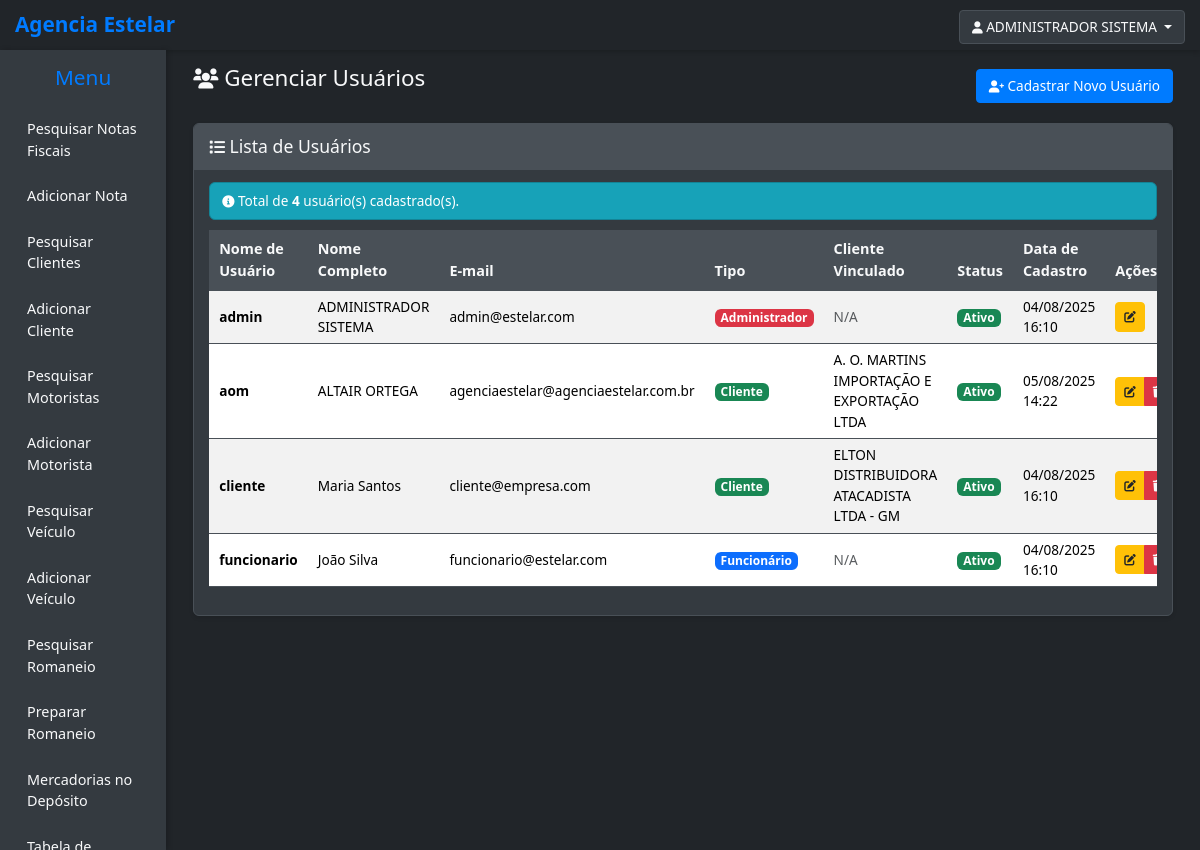
The page /notas/usuarios/ (signed in) on the database as committed earlier.
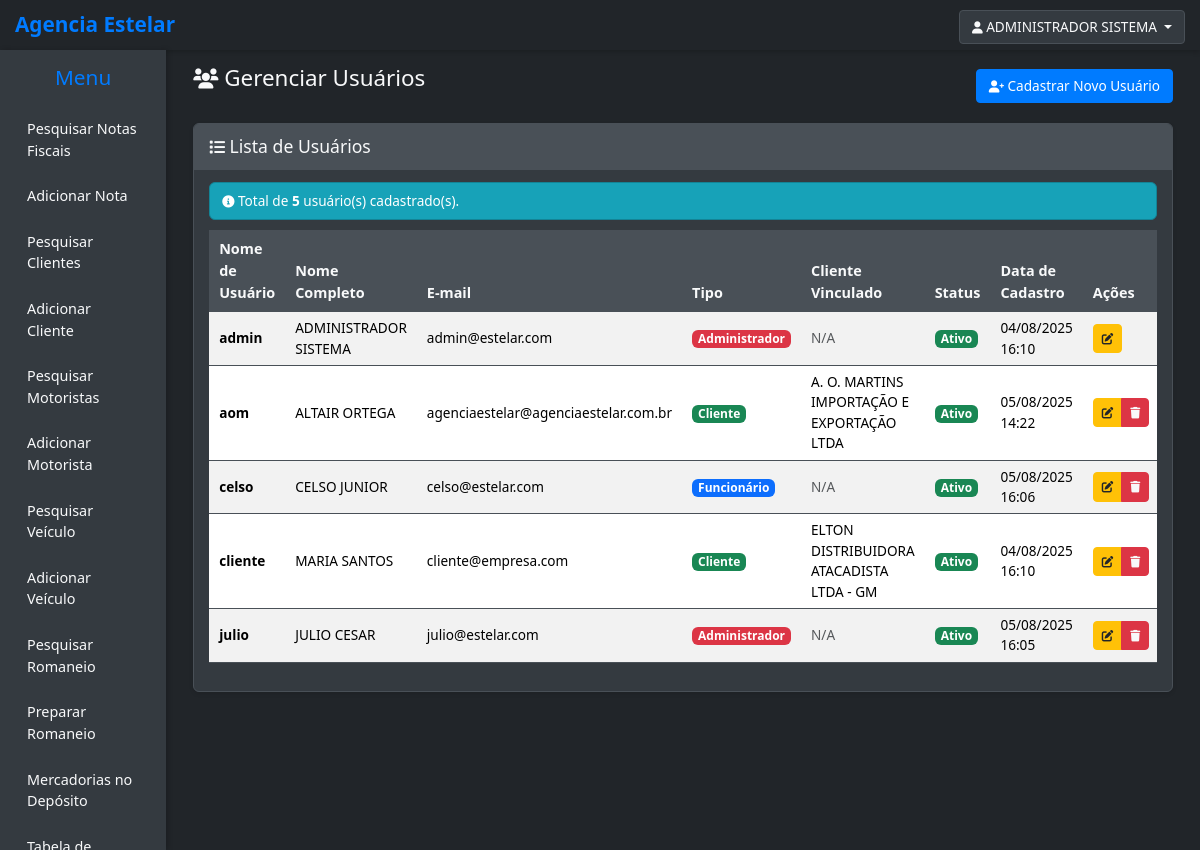
The same page on the database as committed later.
### notas/models.py (models this page shows, shortened)
class UpperCaseMixin:
    def save(self, *args, **kwargs):
        uppercase_fields = [
            'razao_social', 'nome_fantasia', 'inscricao_estadual', 'endereco',
            'complemento', 'bairro', 'cidade',
            'nome', 'codigo_seguranca', 'endereco', 'complemento', 'bairro', 'cidade',
            'numero_consulta',
            'fornecedor', 'mercadoria',
            'marca', 'modelo', 'cidade',
            'proprietario_nome_razao_social', 'proprietario_rg_ie', 'proprietario_endereco',
            'proprietario_bairro', 'proprietario_cidade',
            'first_name', 'last_name',
            'numero_consulta', 'gerenciadora',
        ]
        for field_name in uppercase_fields:
            if hasattr(self, field_name) and getattr(self, field_name):
                current_value = getattr(self, field_name)
                if isinstance(current_value, str):
                    setattr(self, field_name, current_value.upper())
        super().save(*args, **kwargs)

class Usuario(UpperCaseMixin, AbstractUser):
    TIPO_USUARIO_CHOICES = [
        ('admin', 'Administrador'),
        ('funcionario', 'Funcionário'),
        ('cliente', 'Cliente'),
    ]
    tipo_usuario = models.CharField(
        max_length=20,
        choices=TIPO_USUARIO_CHOICES,
        default='funcionario',
        verbose_name="Tipo de Usuário"
    )
    cliente = models.ForeignKey(
        Cliente,
        on_delete=models.CASCADE,
        null=True,
        blank=True,
        verbose_name="Cliente Vinculado"
    )
    telefone = models.CharField(max_length=20, blank=True, verbose_name="Telefone")
    ultimo_acesso = models.DateTimeField(null=True, blank=True, verbose_name="Último Acesso")
    REQUIRED_FIELDS = ['email', 'first_name', 'last_name']
    USERNAME_FIELD = 'username'
    is_authenticated = True
    is_anonymous = False
    objects = UsuarioManager()
    class Meta:
        verbose_name = "Usuário"
        verbose_name_plural = "Usuários"
        ordering = ['username']
    def get_full_name(self):
        return f"{self.first_name} {self.last_name}".strip()
    @property
    def is_admin(self):
        return self.tipo_usuario == 'admin'
    @property
    def is_cliente(self):
        return self.tipo_usuario == 'cliente'
    def can_access_funcionalidades(self):
        return self.is_admin or self.is_funcionario

class Cliente(UpperCaseMixin, models.Model):
    razao_social = models.CharField(max_length=255, unique=True, verbose_name="Razão Social") # Adicionado unique=True
    cnpj = models.CharField(max_length=18, unique=True, blank=True, null=True, verbose_name="CNPJ")
    nome_fantasia = models.CharField(max_length=255, blank=True, null=True, verbose_name="Nome Fantasia")
    inscricao_estadual = models.CharField(max_length=20, blank=True, null=True, verbose_name="Inscrição Estadual")
    endereco = models.CharField(max_length=255, blank=True, null=True, verbose_name="Endereço")
    numero = models.CharField(max_length=10, blank=True, null=True, verbose_name="Número")
    complemento = models.CharField(max_length=255, blank=True, null=True, verbose_name="Complemento")
    bairro = models.CharField(max_length=100, blank=True, null=True, verbose_name="Bairro")
    cidade = models.CharField(max_length=100, blank=True, null=True, verbose_name="Cidade")
    estado = models.CharField(max_length=2, blank=True, null=True, verbose_name="Estado (UF)")
    cep = models.CharField(max_length=9, blank=True, null=True, verbose_name="CEP")
    telefone = models.CharField(max_length=20, blank=True, null=True, verbose_name="Telefone")
    email = models.EmailField(blank=True, null=True, verbose_name="Email")
    STATUS_CHOICES = [
        ('Ativo', 'Ativo'),
        ('Inativo', 'Inativo'),
    ]
    status = models.CharField(max_length=10, choices=STATUS_CHOICES, default='Ativo', verbose_name="Status")
    class Meta:
        verbose_name = "Cliente"
        verbose_name_plural = "Clientes"
        ordering = ['razao_social']

### notas/views.py (the view)
# urls.py: path('usuarios/', views.listar_usuarios, name='listar_usuarios'),
@login_required
@user_passes_test(is_admin)
def listar_usuarios(request):
    usuarios = Usuario.objects.all().order_by('username')
    return render(request, 'notas/auth/listar_usuarios.html', {'usuarios': usuarios})

### notas/templates/notas/auth/listar_usuarios.html (shortened to what this page needs)
{% extends 'base.html' %}
{% load static %}
{% block content %}
<div class="container-fluid">
    <div class="row">
        <div class="col-12">
            <div class="d-flex justify-content-between align-items-center mb-4">
                <h2><i class="fas fa-users"></i> Gerenciar Usuários</h2>
                <a href="{% url 'notas:cadastrar_usuario' %}" class="btn btn-primary">
                    <i class="fas fa-user-plus"></i> Cadastrar Novo Usuário
                </a>
            </div>
            <div class="card">
                <div class="card-header">
                    <h5 class="card-title mb-0">
                        <i class="fas fa-list"></i> Lista de Usuários
                    </h5>
                </div>
                <div class="card-body">
                    {% if usuarios %}
                        <div class="alert alert-info">
                            <i class="fas fa-info-circle"></i>
                            Total de <strong>{{ usuarios.count }}</strong> usuário(s) cadastrado(s).
                        </div>
                        <div class="table-responsive">
                            <table class="table table-striped table-hover">
                                <thead>
                                    <tr>
                                        <th>Nome de Usuário</th>
                                        <th>Nome Completo</th>
                                        <th>E-mail</th>
                                        <th>Tipo</th>
                                        <th>Cliente Vinculado</th>
                                        <th>Status</th>
                                        <th>Data de Cadastro</th>
                                        <th>Ações</th>
                                    </tr>
                                </thead>
                                <tbody>
                                    {% for usuario in usuarios %}
                                        <tr>
                                            <td>
                                                <strong>{{ usuario.username }}</strong>
                                            </td>
                                            <td>{{ usuario.get_full_name }}</td>
                                            <td>{{ usuario.email }}</td>
                                            <td>
                                                <span class="badge
                                                    {% if usuario.tipo_usuario == 'admin' %}bg-danger
                                                    {% elif usuario.tipo_usuario == 'funcionario' %}bg-primary
                                                    {% else %}bg-success{% endif %}">
                                                    {{ usuario.get_tipo_usuario_display }}
                                                </span>
                                            </td>
                                            <td>
                                                {% if usuario.cliente %}
                                                    {{ usuario.cliente.razao_social }}
                                                {% else %}
                                                    <span class="text-muted">N/A</span>
                                                {% endif %}
                                            </td>
                                            <td>
                                                <span class="badge {% if usuario.is_active %}bg-success{% else %}bg-danger{% endif %}">
                                                    {% if usuario.is_active %}Ativo{% else %}Inativo{% endif %}
                                                </span>
                                            </td>
                                            <td>{{ usuario.date_joined|date:"d/m/Y H:i" }}</td>
                                            <td>
                                                <div class="btn-group" role="group">
                                                    <a href="{% url 'notas:editar_usuario' usuario.pk %}"
                                                       class="btn btn-warning btn-sm" title="Editar">
                                                        <i class="fas fa-edit"></i>
                                                    </a>
                                                    {% if usuario != user %}
                                                        <a href="{% url 'notas:excluir_usuario' usuario.pk %}"
                                                           class="btn btn-danger btn-sm" title="Excluir">
                                                            <i class="fas fa-trash"></i>
                                                        </a>
                                                    {% endif %}
                                                </div>
                                            </td>
                                        </tr>
                                    {% endfor %}
                                </tbody>
                            </table>
                        </div>
                    {% else %}
                        <div class="alert alert-warning">
                            <i class="fas fa-exclamation-triangle"></i>
                            Nenhum usuário cadastrado no sistema.
                        </div>
                    {% endif %}
                </div>
            </div>
        </div>
    </div>
</div>
{% endblock %}

### templates/base.html (shortened to what this page needs)
{% load static %}
<!DOCTYPE html>
<html lang="pt-BR">
<head>
    <link href="https://cdn.jsdelivr.net/npm/bootstrap@5.3.3/dist/css/bootstrap.min.css" rel="stylesheet">
    <link rel="stylesheet" href="{% static 'css/style.css' %}">
    <link rel="stylesheet" href="https://cdnjs.cloudflare.com/ajax/libs/font-awesome/6.0.0-beta3/css/all.min.css">
</head>
<body>
    <div class="top-bar">
        <div class="d-flex justify-content-between align-items-center">
            <a href="{% url 'notas:listar_notas_fiscais' %}" class="logo">Agencia Estelar</a>
            <div class="user-info">
                {% if user.is_authenticated %}
                    <div class="dropdown">
                        <button class="btn btn-outline-light dropdown-toggle" type="button" id="userDropdown" data-bs-toggle="dropdown" aria-expanded="false">
                            <i class="fas fa-user"></i> {{ user.get_full_name|default:user.username }}
                        </button>
                    </div>
                {% else %}
                    <a href="{% url 'notas:login' %}" class="btn btn-outline-light">Login</a>
                {% endif %}
            </div>
        </div>
    </div>
    <div class="main-wrapper">
        {% if user.is_authenticated %}
        <div class="sidebar">
            <h3>Menu</h3>
            <nav class="sidebar-nav">
                <ul>
                    {% if user.can_access_funcionalidades %}
                    <li><a href="{% url 'notas:listar_notas_fiscais' %}">Pesquisar Notas Fiscais</a></li>
                    <li><a href="{% url 'notas:adicionar_nota_fiscal' %}">Adicionar Nota</a></li>
                    {% endif %}
                    {% if user.can_access_funcionalidades %}
                    <li><a href="{% url 'notas:listar_clientes' %}">Pesquisar Clientes</a></li>
                    <li><a href="{% url 'notas:adicionar_cliente' %}">Adicionar Cliente</a></li>
                    {% endif %}
                    {% if user.can_access_funcionalidades %}
                    <li><a href="{% url 'notas:listar_motoristas' %}">Pesquisar Motoristas</a></li>
                    <li><a href="{% url 'notas:adicionar_motorista' %}">Adicionar Motorista</a></li>
                    {% endif %}
                    {% if user.can_access_funcionalidades %}
                    <li><a href="{% url 'notas:listar_veiculos' %}">Pesquisar Veículo</a></li>
                    <li><a href="{% url 'notas:adicionar_veiculo' %}">Adicionar Veículo</a></li>
                    {% endif %}
                    {% if user.can_access_funcionalidades %}
                    <li><a href="{% url 'notas:listar_romaneios' %}">Pesquisar Romaneio</a></li>
                    <li><a href="{% url 'notas:adicionar_romaneio' %}">Preparar Romaneio</a></li>
                    {% endif %}
                    {% if user.can_access_funcionalidades %}
                    <li><a href="{% url 'notas:pesquisar_mercadorias_deposito' %}">Mercadorias no Depósito</a></li>
                    {% endif %}
                    {% if user.is_admin %}
                    <li><a href="{% url 'notas:listar_tabela_seguros' %}">Tabela de Seguros</a></li>
                    {% endif %}
                </ul>
            </nav>
        </div>
        {% endif %}
        <div class="main-content">
            {% block content %}{% endblock %}
        </div>
    </div>
</body>
</html>

Rows that differ between the two databases and show on the page:
removed Usuario: username "funcionario", get_full_name "João Silva", email "funcionario@estelar.com", tipo_usuario "Funcionário", shows "N/A", is_active "Ativo", date_joined "04/08/2025 16:10"
added Usuario: username "celso", get_full_name "CELSO JUNIOR", email "celso@estelar.com", tipo_usuario "Funcionário", shows "N/A", is_active "Ativo", date_joined "05/08/2025 16:06"
changed Usuario "cliente": get_full_name "Maria Santos" → "MARIA SANTOS"
added Usuario: username "julio", get_full_name "JULIO CESAR", email "julio@estelar.com", tipo_usuario "Administrador", shows "N/A", is_active "Ativo", date_joined "05/08/2025 16:05"
Other text that changed with them:
{{ usuarios.count }}: "4" → "5"
